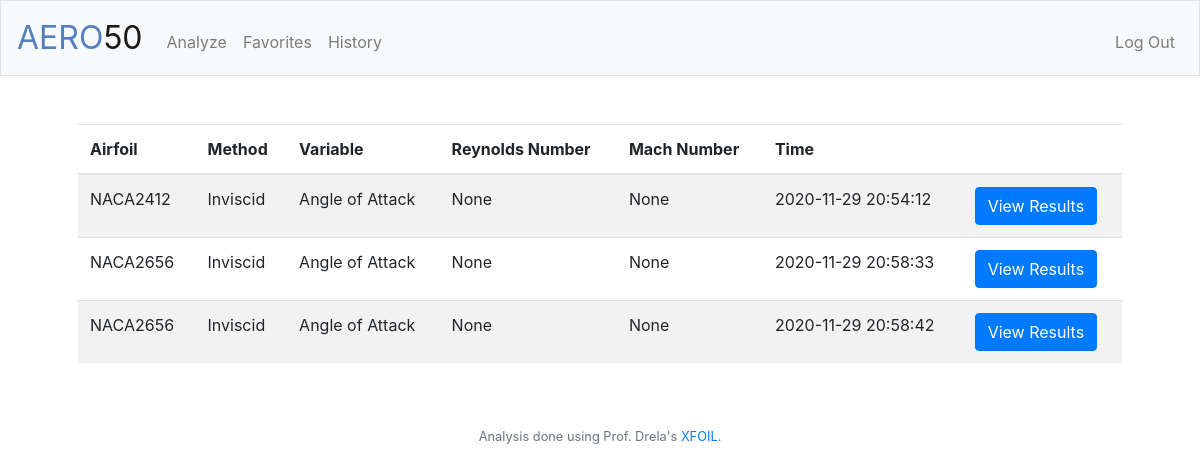
/ (signed in), run on an earlier commit of the app's database.
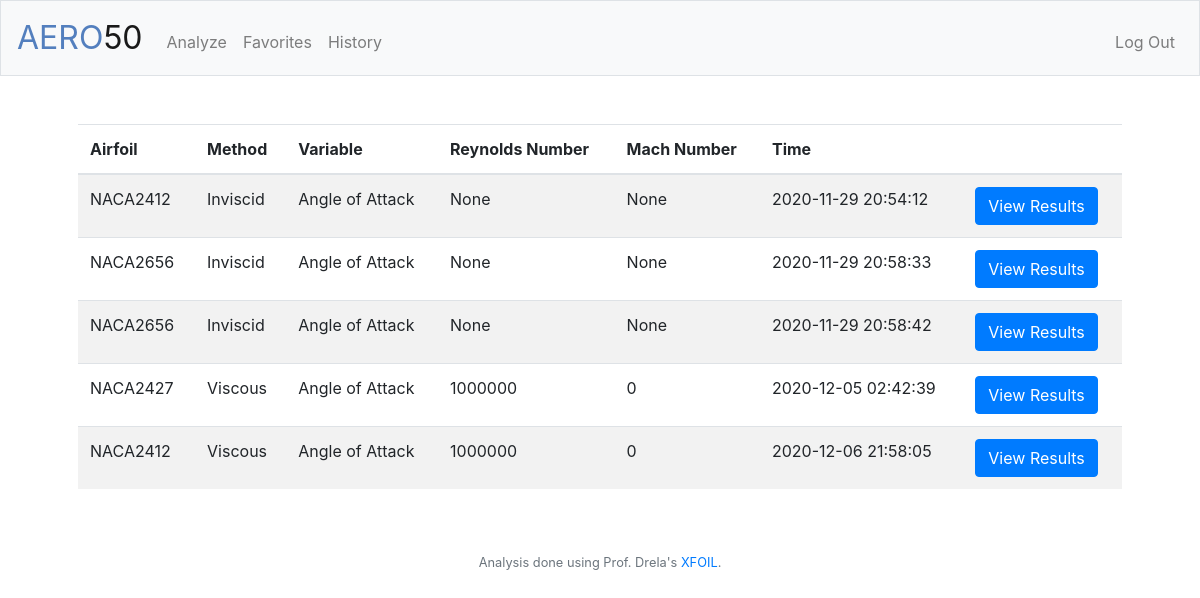
And on a later commit of the database.
### tables this page shows
CREATE TABLE analyses (id INTEGER, airfoil TEXT, method TEXT, variable TEXT, start NUMERIC, end NUMERIC, re NUMERIC, mach NUMERIC, favorites BOOL DEFAULT 0, analysis_id INTEGER, time DATETIME DEFAULT CURRENT_TIMESTAMP, step NUMERIC, max_iter INTEGER, PRIMARY KEY (analysis_id), FOREIGN KEY (id) REFERENCES users(id));

### application.py (the view)
@app.route("/", methods=["GET", "POST"])
@login_required
def index():
    if request.method == "POST":
        analysis_id = request.form.get("analysis_id")
        db.execute("UPDATE analyses SET favorites = 1 WHERE analysis_id = ?", analysis_id)
        data = db.execute("SELECT * FROM analyses WHERE id = ? AND favorites = 1", session["user_id"])
        return render_template("index.html", data=data)
    else:
        data = db.execute("SELECT * FROM analyses WHERE id = ? AND favorites = 1", session["user_id"])
        return render_template("index.html", data=data)

### application.py (called while the page is built)
@app.after_request
def after_request(response):
    response.headers["Cache-Control"] = "no-cache, no-store, must-revalidate"
    response.headers["Expires"] = 0
    response.headers["Pragma"] = "no-cache"
    return response

### helpers.py (called while the page is built)
def login_required(f):
    @wraps(f)
    def decorated_function(*args, **kwargs):
        if session.get("user_id") is None:
            return redirect("/login")
        return f(*args, **kwargs)
    return decorated_function

### templates/index.html (shortened to what this page needs)
{% extends "layout.html" %}
{% block main %}
    <main>
        <table class="table table-striped">
            <thead>
                <tr>
                    <th>Airfoil</th>
                    <th>Method</th>
                    <th>Variable</th>
                    <th>Reynolds Number</th>
                    <th>Mach Number</th>
                    <th>Time</th>
                    <th></th>
                </tr>
            </thead>
            <tbody>
                {% for analysis in data %}
                <tr>
                    <td>NACA{{ analysis.airfoil }}</td>
                    <td>{{ analysis.method }}</td>
                    <td>{{ analysis.variable }}</td>
                    <td>{{ analysis.re }}</td>
                    <td>{{ analysis.mach }}</td>
                    <td>{{ analysis.time }}</td>
                    <td>
                        <form action="/analyze" method="post">
                            <button class="btn btn-primary" type="submit">View Results</button>
                        </form>
                    </td>
                </tr>
                {% endfor %}
            </tbody>
        </table>
    </main>
{% endblock %}

What changed in the data, as far as the page shows it:
added analyses: airfoil "2427", method "Viscous", variable "Angle of Attack", re "1000000", mach "0", time "2020-12-05 02:42:39"
added analyses: airfoil "2412", method "Viscous", variable "Angle of Attack", re "1000000", mach "0", time "2020-12-06 21:58:05"
